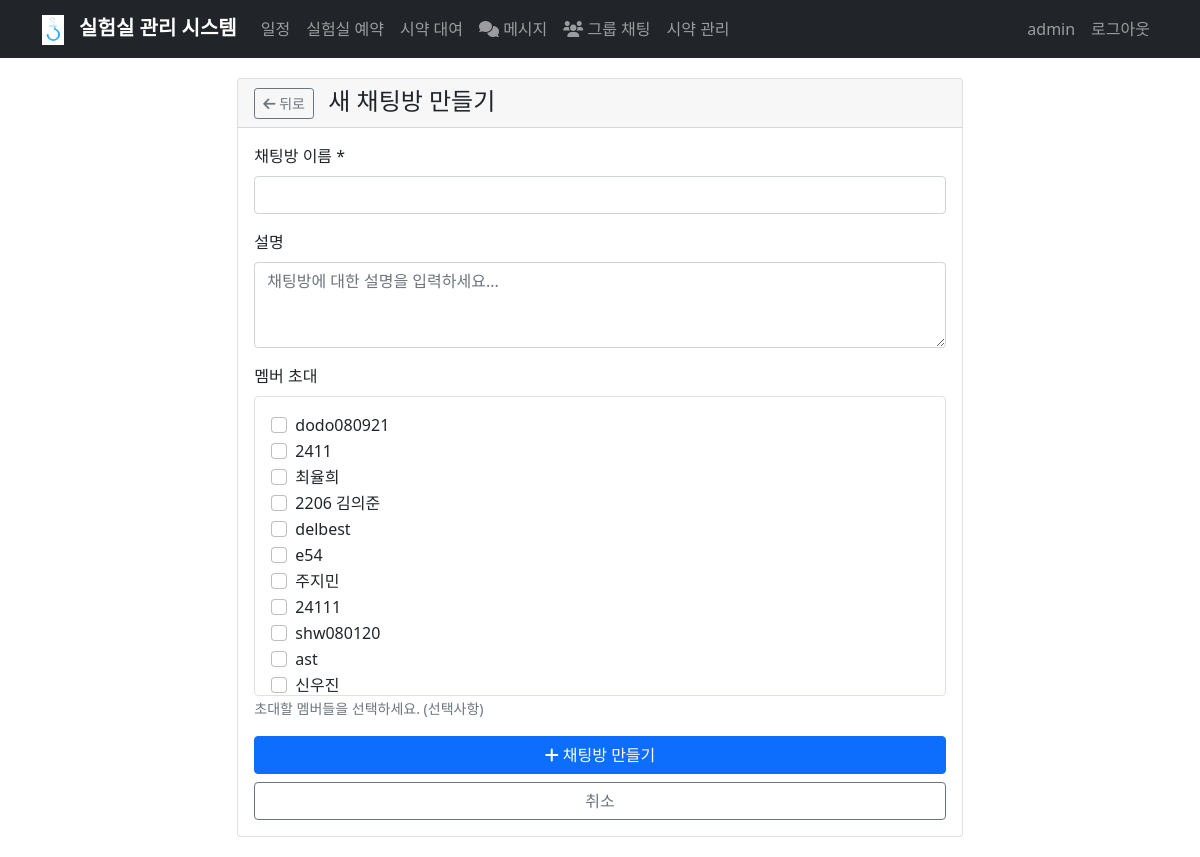
The page /create_chat_room (signed in) on the database its author committed.
### app.py (models this page shows)
class User(UserMixin, db.Model):
    id = db.Column(db.Integer, primary_key=True)
    username = db.Column(db.String(80), unique=True, nullable=False)
    password_hash = db.Column(db.String(120), nullable=False)
    is_admin = db.Column(db.Boolean, default=False)
    schedules = db.relationship('Schedule', backref='user', lazy=True)
    reservations = db.relationship('LabReservation', backref='user', lazy=True)
    reagent_loans = db.relationship('ReagentLoan', backref='user', lazy=True)
    sent_messages = db.relationship('Message', foreign_keys='Message.sender_id', backref='sender', lazy=True)
    received_messages = db.relationship('Message', foreign_keys='Message.receiver_id', backref='receiver', lazy=True)
    created_rooms = db.relationship('ChatRoom', foreign_keys='ChatRoom.created_by', backref='creator', lazy=True)

### app.py (the view, shortened to what this page needs)
@app.route('/create_chat_room', methods=['GET', 'POST'])
@login_required
def create_chat_room():
    users = User.query.filter(User.id != current_user.id).all()
    return render_template('create_chat_room.html', users=users)

### app.py (called while the page is built)
@login_manager.user_loader
def load_user(user_id):
    return User.query.get(int(user_id))

### templates/create_chat_room.html (shortened to what this page needs)
{% extends "base.html" %}
{% block content %}
<div class="row justify-content-center">
    <div class="col-md-8">
        <div class="card">
            <div class="card-header">
                <h4 class="mb-0">
                    <a href="{{ url_for('chat_rooms') }}" class="btn btn-outline-secondary btn-sm me-2">
                        <i class="fas fa-arrow-left"></i> 뒤로
                    </a>
                    새 채팅방 만들기
                </h4>
            </div>
            <div class="card-body">
                <form method="POST">
                    <div class="mb-3">
                        <label for="name" class="form-label">채팅방 이름 *</label>
                        <input type="text" class="form-control" id="name" name="name" required>
                    </div>
                    <div class="mb-3">
                        <label for="description" class="form-label">설명</label>
                        <textarea class="form-control" id="description" name="description" rows="3" placeholder="채팅방에 대한 설명을 입력하세요..."></textarea>
                    </div>
                    <div class="mb-3">
                        <label class="form-label">멤버 초대</label>
                        <div class="border rounded p-3" style="max-height: 300px; overflow-y: auto;">
                            {% if users %}
                            {% for user in users %}
                            <div class="form-check">
                                <input class="form-check-input" type="checkbox" name="members" value="{{ user.id }}" id="user_{{ user.id }}">
                                <label class="form-check-label" for="user_{{ user.id }}">
                                    {{ user.username }}
                                </label>
                            </div>
                            {% endfor %}
                            {% else %}
                            <p class="text-muted">초대할 수 있는 사용자가 없습니다.</p>
                            {% endif %}
                        </div>
                        <small class="form-text text-muted">초대할 멤버들을 선택하세요. (선택사항)</small>
                    </div>
                    <div class="d-grid gap-2">
                        <button type="submit" class="btn btn-primary">
                            <i class="fas fa-plus"></i> 채팅방 만들기
                        </button>
                        <a href="{{ url_for('chat_rooms') }}" class="btn btn-outline-secondary">취소</a>
                    </div>
                </form>
            </div>
        </div>
    </div>
</div>
{% endblock %}

### templates/base.html (shortened to what this page needs)
<!DOCTYPE html>
<html lang="ko">
<head>
    <link href="https://cdn.jsdelivr.net/npm/bootstrap@5.1.3/dist/css/bootstrap.min.css" rel="stylesheet">
    <link href='https://cdn.jsdelivr.net/npm/fullcalendar@6.1.10/index.global.min.css' rel='stylesheet' />
    <link rel="stylesheet" href="https://cdnjs.cloudflare.com/ajax/libs/font-awesome/6.0.0/css/all.min.css">
</head>
<body>
    <nav class="navbar navbar-expand-lg navbar-dark bg-dark">
        <div class="container">
            <a class="navbar-brand" href="{{ url_for('index') }}">
                <img src="{{ url_for('static', filename='logo.png') }}" alt="로고">
                실험실 관리 시스템
            </a>
            <div class="collapse navbar-collapse" id="navbarNav">
                <ul class="navbar-nav me-auto">
                    {% if current_user.is_authenticated %}
                    <li class="nav-item">
                        <a class="nav-link" href="{{ url_for('calendar') }}">일정</a>
                    </li>
                    <li class="nav-item">
                        <a class="nav-link" href="{{ url_for('lab_reservation') }}">실험실 예약</a>
                    </li>
                    <li class="nav-item">
                        <a class="nav-link" href="{{ url_for('reagent_loan') }}">시약 대여</a>
                    </li>
                    <li class="nav-item">
                        <a class="nav-link position-relative" href="{{ url_for('messages') }}">
                            <i class="fas fa-comments"></i> 메시지
                        </a>
                    </li>
                    <li class="nav-item">
                        <a class="nav-link" href="{{ url_for('chat_rooms') }}">
                            <i class="fas fa-users"></i> 그룹 채팅
                        </a>
                    </li>
                    {% if current_user.is_admin %}
                    <li class="nav-item">
                        <a class="nav-link" href="{{ url_for('manage_reagents') }}">시약 관리</a>
                    </li>
                    {% endif %}
                    {% endif %}
                </ul>
                <ul class="navbar-nav">
                    {% if current_user.is_authenticated %}
                    <li class="nav-item">
                        <span class="nav-link">{{ current_user.username }}</span>
                    </li>
                    <li class="nav-item">
                        <a class="nav-link" href="{{ url_for('logout') }}">로그아웃</a>
                    </li>
                    {% endif %}
                </ul>
            </div>
        </div>
    </nav>
    <div class="container main-content">
        {% block content %}{% endblock %}
    </div>
</body>
</html>

### templates/base.html (style rules this page uses)
.navbar-brand { font-weight: bold; }
.main-content { padding: 20px; }
.navbar-brand img { height: 30px; margin-right: 10px; }

### rows shown on the page
User: username "admin"
User: username "dodo080921"
User: username "2411"
User: username "최율희"
User: username "2206 김의준"
User: username "delbest"
User: username "e54"
User: username "주지민"
User: username "24111"
User: username "shw080120"
User: username "ast"
User: username "신우진"
